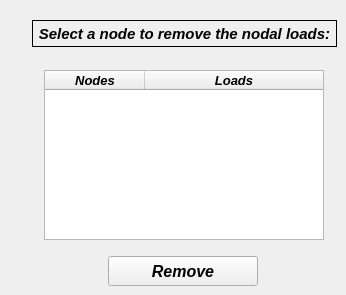
     <widget class="QWidget" name="tab">
      <attribute name="title">
       <string>Remove</string>
      </attribute>
      <widget class="QPushButton" name="pushButton_remove_bc_confirm_2">
       <property name="geometry">
        <rect>
         <x>108</x>
         <y>256</y>
         <width>150</width>
         <height>30</height>
        </rect>
       </property>
       <property name="minimumSize">
        <size>
         <width>150</width>
         <height>30</height>
        </size>
       </property>
       <property name="maximumSize">
        <size>
         <width>150</width>
         <height>30</height>
        </size>
       </property>
       <property name="font">
        <font>
         <family>Arial</family>
         <pointsize>12</pointsize>
         <weight>75</weight>
         <italic>true</italic>
         <bold>true</bold>
        </font>
       </property>
       <property name="text">
        <string>Remove</string>
       </property>
      </widget>
      <widget class="QLabel" name="label_29">
       <property name="geometry">
        <rect>
         <x>32</x>
         <y>20</y>
         <width>305</width>
         <height>27</height>
        </rect>
       </property>
       <property name="font">
        <font>
         <family>Arial</family>
         <pointsize>11</pointsize>
         <weight>75</weight>
         <italic>true</italic>
         <bold>true</bold>
        </font>
       </property>
       <property name="frameShape">
        <enum>QFrame::Box</enum>
       </property>
       <property name="text">
        <string>Select a node to remove the nodal loads:</string>
       </property>
       <property name="textFormat">
        <enum>Qt::AutoText</enum>
       </property>
       <property name="alignment">
        <set>Qt::AlignCenter</set>
       </property>
      </widget>
      <widget class="QTreeWidget" name="treeWidget_nodal_loads">
       <property name="geometry">
        <rect>
         <x>44</x>
         <y>70</y>
         <width>280</width>
         <height>170</height>
        </rect>
       </property>
       <property name="minimumSize">
        <size>
         <width>280</width>
         <height>170</height>
        </size>
       </property>
       <property name="maximumSize">
        <size>
         <width>280</width>
         <height>170</height>
        </size>
       </property>
       <property name="font">
        <font>
         <family>Arial</family>
         <italic>true</italic>
        </font>
       </property>
       <property name="indentation">
        <number>0</number>
       </property>
       <column>
        <property name="text">
         <string>Nodes</string>
        </property>
        <property name="font">
         <font>
          <family>Arial</family>
          <pointsize>10</pointsize>
          <weight>75</weight>
          <italic>true</italic>
          <bold>true</bold>
         </font>
        </property>
        <property name="textAlignment">
         <set>AlignCenter</set>
        </property>
       </column>
       <column>
        <property name="text">
         <string>Loads</string>
        </property>
        <property name="font">
         <font>
          <family>Arial</family>
          <pointsize>10</pointsize>
          <weight>75</weight>
          <italic>true</italic>
          <bold>true</bold>
         </font>
        </property>
        <property name="textAlignment">
         <set>AlignCenter</set>
        </property>
       </column>
      </widget>
     </widget>
